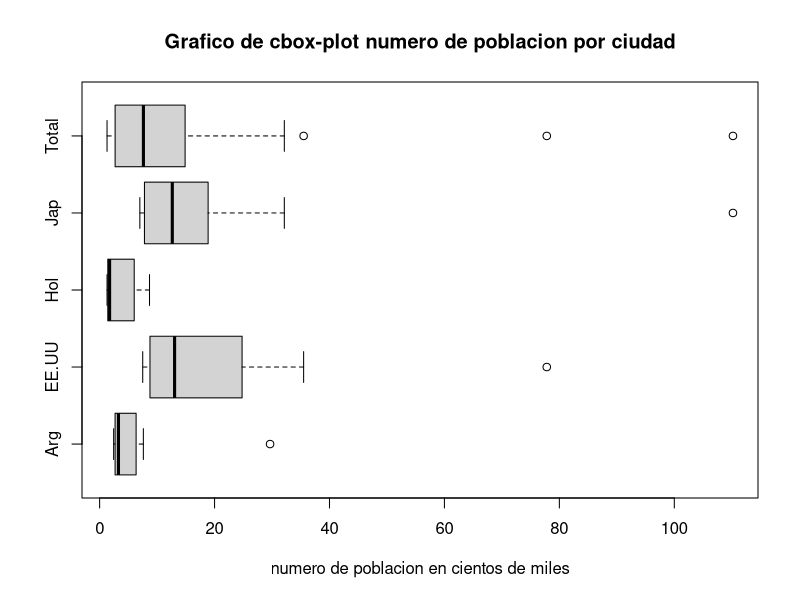

R code for this plot: (Note: this script raises an error after producing the figure.)
## ---- chunk 1
knitr::opts_chunk$set(echo = TRUE)
## ---- chunk 2
poblacion = c(29.66, 77.81, 8.68, 110.21,
7.61, 35.50, 7.31, 32.14,
6.35, 24.79, 6.02, 18.88,
4.10, 20.02, 2.64, 16.38,
3.80, 16.70, 1.75, 13.37,
2.75, 9.39, 1.72, 11.92,
2.70, 9.38, 1.51, 10.71,
2.69, 8.76, 1.42, 7.80,
2.51, 7.63, 1.31, 7.70,
2.44, 7.50, 1.29, 7.00)

Argentina= c(29.66,7.61,6.35,4.10,3.80,2.75,2.70,2.69,2.51,2.44)
EEUU = c(77.81,35.50,24.79,20.02,16.70,9.39,9.38,8.76,7.63,7.50)
Holanda = c (8.68,7.31,6.02,2.64,1.75,1.72,1.51,1.42,1.31,1.29)
Japon = c(110.21,32.14, 18.88,16.38,13.37,11.92,10.71,7.80,7.70,7.00)

boxplot(Argentina,EEUU,Holanda,Japon,poblacion, horizontal = TRUE, main="Grafico de cbox-plot numero de poblacion por ciudad", xlab="numero de poblacion en cientos de miles",at = c(1,2,3,4,5),
names = c("Arg", "EE.UU", "Hol", "Jap","Total"))


## ---- chunk 3

##medias
mean(argentina)
mean(EEUU)
mean(Holanda)
mean(Japon)

##Rango
max(Argentina)-min(Argentina)
max(EEUU)-min(EEUU)
max(Holanda)-min(Holanda)
max(Japon)-min(Japon)


##Varianza
var(Argentina)
var(EEUU)
var(Holanda)
var(Japon)

##Desviacion estandar
sd(Argentina)
sd(EEUU)
sd(Holanda)
sd(Japon)

##Coheficiente de variacion 

sd(Argentina)/mean(argentina)
sd(EEUU)/mean(EEUU)
sd(Holanda)/mean(Holanda)
sd(Japon)/mean(Japon)

## ---- chunk 4
lambda<-3.62
x<-180
ppois(x,lambda, lower.tail = TRUE)


## ---- chunk 5

mean=400
sd=5
n=415

p415=pnorm(n,mean,sd,lower.tail = FALSE, log.p = FALSE)

p415 * 100
